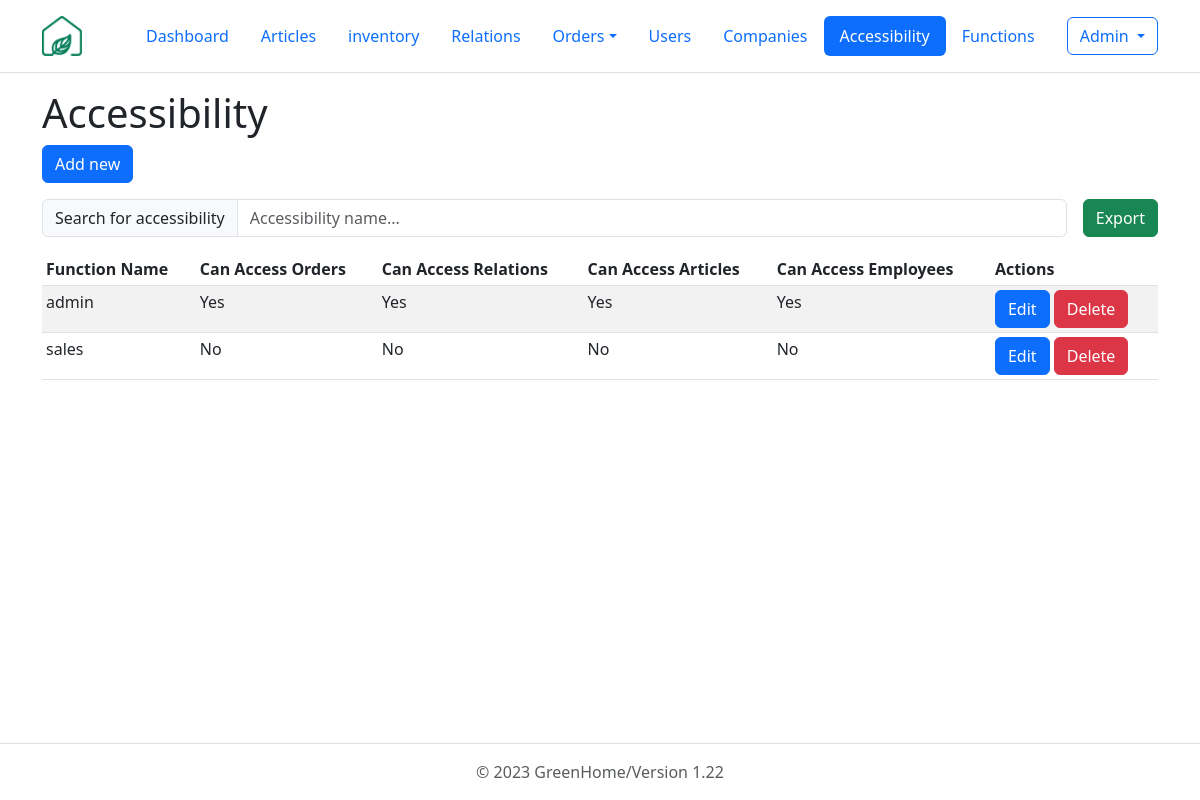
The app's page /php/accessibilities/GUI_accessibilities.php (signed in) with its own data.
### tables this page shows
CREATE TABLE accessibilities (
  function_name varchar(10) NOT NULL, 
  can_acces_orders tinyint(1) NOT NULL DEFAULT 0, 
  can_acces_relations tinyint(1) NOT NULL DEFAULT 0, 
  can_acces_articles tinyint(1) NOT NULL DEFAULT 0, 
  can_acces_employees tinyint(1) NOT NULL DEFAULT 0 
);

### php/accessibilities/GUI_accessibilities.php (the view, shortened to what this page needs)
<?php
require_once '../include/db_connect.php';
?>
<!DOCTYPE html>
<html lang="en" class="h-100" data-bs-theme="light">
<head>
  <link href="https://cdn.jsdelivr.net/npm/bootstrap@5.3.0-alpha1/dist/css/bootstrap.min.css" rel="stylesheet">
</head>
<body class="d-flex flex-column h-100">
  <header class="p-3 mb-3 border-bottom">
    <div class="container">
      <div class="d-flex flex-wrap align-items-center justify-content-center justify-content-lg-start">
        <a href="../../dashboard.php" class="d-flex align-items-center mb-2 mb-lg-0 text-dark text-decoration-none me-5">
          <img src="../../images/logo.png" alt="company logo" srcset="" width="40" height="40">
        </a>
        <ul class="nav col-12 col-lg-auto me-lg-auto mb-2 justify-content-center mb-md-0 nav-pills">
          <li class="nav-item"><a href="../../dashboard.php" class="nav-link">Dashboard</a></li>
          <li class="nav-item"><a href="../articles/GUI_articles.php" class="nav-link" >Articles</a></li>
          <li class="nav-item"><a href="../stock/GUI_stock.php" class="nav-link" aria-current="page" >inventory</a></li>
          <li class="nav-item"><a href="../relations/GUI_relations.php" class="nav-link" aria-current="page" >Relations</a></li>
          <li class="nav-item dropdown">
            <a class="nav-link dropdown-toggle" data-bs-toggle="dropdown" href="#" role="button" aria-expanded="false">Orders</a>
          </li>
          <li class="nav-item"><a href="../users/GUI_users.php" class="nav-link">Users</a></li>
          <li class="nav-item "><a class="nav-link" href="../companies/GUI_companies.php">Companies</a></li>
          <li class="nav-item "><a class="nav-link active" href="../accessibilities/GUI_accessibilities.php">Accessibility</a></li>
          <li class="nav-item "><a  href="../functions/GUI_functions.php" class="nav-link">Functions</a></li>
        </ul>
        <?php
          if(isset($_SESSION['user_id'])):?>
            <div class='dropdown text-end'>
              <button class="btn btn-outline-primary dropdown-toggle" type="button" data-bs-toggle="dropdown" aria-expanded="false">
              <?=$_SESSION['user_name']?>
              </button>
            </div>
          <?php else :?>
            <div class='nav-item ml-auto'>
            <a href='../users/GUI_login.php' class='btn btn-outline-primary'>Login</a>
            </div>
          <?php endif;?>
      </div>
    </div>
  </header>
  <div class="container">
    <h1>Accessibility</h1>
    <button class='btn btn-primary' data-bs-toggle='modal' data-bs-target='#newAccessibilityModal'>Add new</button>
  </div>
  <div class="container">
  <div class="d-flex nowrap align-items-center">
    <div class="input-group my-3 me-3">
      <span class="input-group-text" id="tableSearchBar">Search for accessibility</span>
      <input type="text" class="form-control" id="searchInput" placeholder="Accessibility name..." aria-label="articlename" aria-describedby="tableSearchBar" onkeyup="tableSearch()">
    </div>
    <a href="../include/exportData.php?report=exportFunction" class="btn btn-success my-3">Export</a>
  </div>
  <table class="table table-striped table-sm" id="table">
    <thead>
      <tr>
        <th>Function Name</th>
        <th>Can Access Orders</th>
        <th>Can Access Relations</th>
        <th>Can Access Articles</th>
        <th>Can Access Employees</th>
        <th>Actions</th>
      </tr>
    </thead>
    <tbody>
    <?php
    $records_per_page = 25;
    $current_page = isset($_GET['page']) && is_numeric($_GET['page']) ? (int)$_GET['page'] : 1;
    $offset = ($current_page - 1) * $records_per_page;
    $sql = "SELECT `function_name`, IF(`can_acces_orders` = 1, 'Yes', 'No') AS 'can_acces_orders', IF(`can_acces_relations` = 1, 'Yes', 'No') AS 'can_acces_relations', IF(`can_acces_articles` = 1, 'Yes', 'No') AS 'can_acces_articles', IF(`can_acces_employees` = 1, 'Yes', 'No') AS 'can_acces_employees' FROM `accessibilities`
    LIMIT $records_per_page
    OFFSET $offset;";
    $result = $connection->query($sql);
    while($row = $result->fetch_assoc()) {
      echo "<tr>
      <td>{$row['function_name']}</td>
      <td>" . $row['can_acces_orders'] . "</td>
      <td>" . $row['can_acces_relations'] . "</td>
      <td>" . $row['can_acces_articles']. "</td>
      <td>" . $row['can_acces_employees'] . "</td>
      <td>
      <a class='btn btn-primary' href='GUI_accessibilityEditor.php?function_name=$row[function_name]'>Edit</a>
      <a class='btn btn-danger' href='controller_accessibilities.php?action=delete&function_name=$row[function_name]'>Delete</a>
      </td>
      </tr>";
    }
    ?>
    </tbody>
  </table>
  </div>
</body>
<?php
  require_once '..\include\footer.php'?>
</html>

### records on screen
accessibilities: function_name "admin", can_acces_orders "Yes", can_acces_relations "Yes", can_acces_articles "Yes", can_acces_employees "Yes"
accessibilities: function_name "sales", can_acces_orders "No", can_acces_relations "No", can_acces_articles "No", can_acces_employees "No"

### other values on screen
$_SESSION['user_name'] "Admin"
